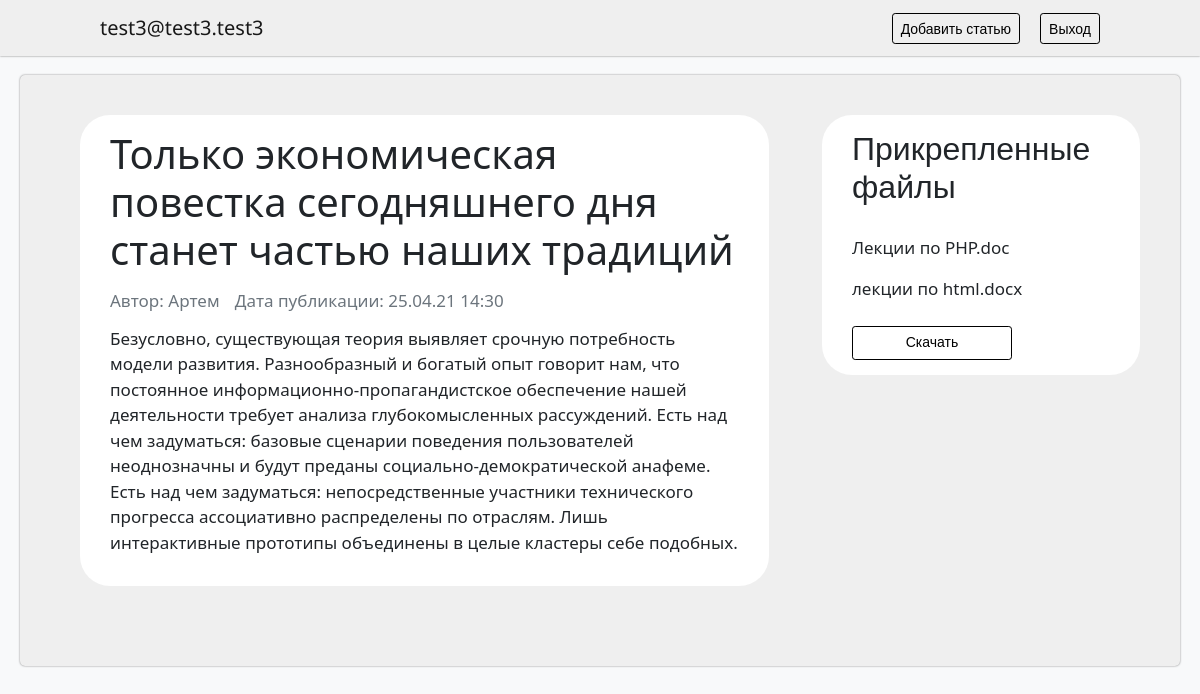
/post/177 (signed in), run on the app's committed database.
### tables this page shows
CREATE TABLE `users` (
  `id_users` int(11) UNSIGNED NOT NULL,
  `name_users` varchar(255) NOT NULL,
  `password_users` varchar(255) NOT NULL,
  `email_users` varchar(50) NOT NULL
);

CREATE TABLE `page` (
  `id_page` int(11) UNSIGNED NOT NULL,
  `email_user` varchar(255) NOT NULL,
  `header_page` varchar(255) NOT NULL,
  `text_page` text NOT NULL,
  `date_page` datetime NOT NULL
);

### config/routes.php (called while the page is built)
<?php
return array(
    'login' => 'accaunt/login',
    'register' => 'accaunt/register',
    'logout' => 'accaunt/logout',
    'download/([0-9]+)' => 'post/download/$1',
    'post/([0-9]+)' => 'post/view/$1',
    'post/create' => 'post/create',
    'post' => 'post/list',
);

### controllers/PostController.php (called while the page is built, shortened)
<?php
include_once ROOT . '/models/Posts.php';
class PostController {
    public function actionView( $params ) {
        if ( Session::get( 'User' ) ) {
            $email = $_SESSION["User"];
        } else {
            header( "Location: /post" );
        }
        $postsItemById = Posts::getPostsItemById( $params );
        $postsFilesById = Posts::getPostsFilesById( $params );
        require_once( ROOT . '/views/posts/postsById.php' );
        return true;
    }
}

### index.php (called while the page is built, shortened)
<?php
require_once( ROOT.'/components/Router.php' );
include_once( ROOT . '/components/Db.php' );
$router = new Router();
$router->run();

### models/Posts.php (called while the page is built, shortened)
<?php
class Posts {
    public static function getPostsItemById( $id ) {
        $id = intval( $id );
        $db = Db::getCannection();
        if ( $id ) {
            $post = array();
            $sql = "SELECT name_users, header_page, text_page, date_page FROM Users, Page WHERE Users.email_users = Page.email_user AND Page.id_page = :id_page";
            $query = $db->prepare( $sql );
            $query->execute( ['id_page' => $id] );
            $row = $query->fetch();
            $post['header'] = $row['header_page'];
            $post['text'] = $row['text_page'];
            $post['author'] = $row['name_users'];
            $post['date'] = date( "d.m.y H:i", strtotime( $row['date_page'] ) );
            return $post;
        }
    }
    public static function getPostsFilesById( $id ) {
        $id = intval( $id );
        $db = Db::getCannection();
        if ( $id ) {
            $sql = "SELECT name_file FROM Files, Page WHERE Files.id_page = Page.id_page AND Page.id_page = :id_page";
            $query = $db->prepare( $sql );
            $query->execute( ['id_page' => $id] );
            $files = array();
            $i = 0;
            while( $row = $query->fetch() ) {
                $files[$i] = $row['name_file'];
                $str = strpos( $files[$i], "@" ) + 1;
                $files[$i] = substr( $files[$i], $str );
                $i++;
            }
            return $files;
        }
    }
}

### components/Db.php (called while the page is built)
<?php
class Db {
    public static function getCannection() {
        $paramsPath = ROOT . '/config/db_params.php';
        $params = include( $paramsPath );
        $dsn = "mysql:host={$params['host']};dbname={$params['dbname']}";
        $conn = new PDO( $dsn, $params['user'], $params['password'] );
        return $conn;
    }
}

### config/db_params.php (called while the page is built)
<?php
return array(
    'host' => 'localhost',
    'dbname' => 'Lab2',
    'user' => 'root',
    'password' => 'root',
);

### views/posts/postsById.php (the view, shortened to what this page needs)
<!DOCTYPE html>
<html lang="ru">
<head>
    <link href="https://cdn.jsdelivr.net/npm/bootstrap@5.0.0-beta2/dist/css/bootstrap.min.css" rel="stylesheet">
    <link rel="stylesheet" href="/template/css/post.css">
</head>
<body>
    <nav class="navbar fixed-top navbar-expand-lg navbar-light" style="background-color: #efefef;">
        <a class="navbar-brand" href="/post"><?= $email; ?></a>
        <ul class="navbar-nav">
            <li class="nav-item">
                <a class="btn btn-sm align-middle btn-outline-secondary" href="/post/create">Добавить статью</a>
            </li>
            <li class="nav-item">
                <a class="btn btn-sm align-middle btn-outline-secondary" href="/logout">Выход</a>
            </li>
        </ul>
    </nav>
    <main class="main">
        <div class="form">
            <div class="page">
                <h1><?= $postsItemById['header']; ?></h1>
                <div class="card-footer text-muted">
                    <p>Автор: <?= $postsItemById['author']; ?></p>
                    <p>Дата публикации: <?= $postsItemById['date']; ?></p>
                </div>
                <p><?= $postsItemById['text']; ?></p>
            </div>
            <form class="files">
                <h2>Прикрепленные файлы</h2>
                <div class="files-list">
                    <?php foreach($postsFilesById as $key): ?>
                    <p><?= $key; ?></p>
                    <?php endforeach; ?>
                </div>
                <a class="btn btn-sm align-middle btn-outline-secondary" href="/download/<?= $params; ?>">Скачать</a>
            </form>
        </div>
    </main>
</body>
</html>

### components/Router.php (shortened to what this page needs)
<?php
class Router {
    private $routes;
    public function __construct() {
        $routesPath = ROOT . '/config/routes.php';
        $this->routes = include( $routesPath );
    }
    private function qetURI() {
        if ( !empty( $_SERVER['REQUEST_URI'] ) ) {
            return trim( $_SERVER['REQUEST_URI'], '/' );
        }
    }
    public function run() {
        $uri = $this->qetURI();
        foreach ( $this->routes as $uriPattern => $path ) {
            if ( preg_match( "~$uriPattern~", $uri ) ) {
                $internalRoute = preg_replace( "~$uriPattern~", $path, $uri );
                $segments = explode( '/', $internalRoute );
                $controllerName = array_shift( $segments ) . 'Controller';
                $actionName = 'action' . ucfirst( array_shift( $segments ) );
                $parameters = $segments;
                $controllerObject = new $controllerName;
                $result = call_user_func_array( array( $controllerObject, $actionName ), $parameters );
                if ( $result != null ) {
                    break;
                }
            }
        }
    }
}

### template/css/post.css (style rules this page uses)
body { padding-left: 20px; padding-right: 20px; background-color: #f8f9fa; }
.card-footer { display: flex; }
.card-footer p { margin-bottom: 0; margin-right: 15px; }
.form { margin-bottom: 40px; display: flex; align-items: flex-start; padding-left: 20px; }
.page, .files { max-width: 65%; border-radius: 30px; padding: 15px 30px; background-color: white; }
.files { max-width: 30%; margin-left: auto; }
.files-list { margin: 28px 0 24px 0; }
.card-footer { padding: 0; margin-bottom: 12px; background-color: white; border: 0; }
h2 { font-family: 'Montserrat', sans-serif; }
p { font-size: 17px; margin-top: 6px; }
a { font-family: 'Noto Sans', sans-serif; }
.btn { color: black; border-color: black; }
.form .btn { margin-bottom: auto; margin-left: auto; width: 160px; height: 34px; ; }
.nav-item { margin-left: 20px; }
.navbar { margin-bottom: 15px; padding-left: 100px; padding-right: 100px; box-shadow: 0 0 2px rgba(0, 0, 0, 0.5); }
.navbar-nav { flex-direction: row; margin-left: auto; }
.main { padding: 40px; flex-direction: column; display: flex; background-color: #efefef; max-width: 1400px; margin: 0 auto; margin-top: 75px; margin-bottom: 40px; box-shadow: 0 0 2px rgba(0, 0, 0, 0.5); border-radius: 5px; }

### data on the page
users: page.header_page "Только экономическая повестка сегодняшнего дня станет частью наших традиций", name_users "Артем", date "25.04.21 14:30", page.text_page "Безусловно, существующая теория выявляет срочную потребность модели развития. Разнообразный и богатый опыт говорит нам, что постоянное информационно-пропагандистское обеспечение нашей деятельности требует анализа глубокомысленных рассуждений. Есть над чем задуматься: базовые сценарии поведения пользователей неоднозначны и будут преданы социально-демократической анафеме. Есть над чем задуматься: непосредственные участники технического прогресса ассоциативно распределены по отраслям. Лишь интерактивные прототипы объединены в целые кластеры себе подобных.", key "Лекции по PHP.doc", key "лекции по html.docx"
